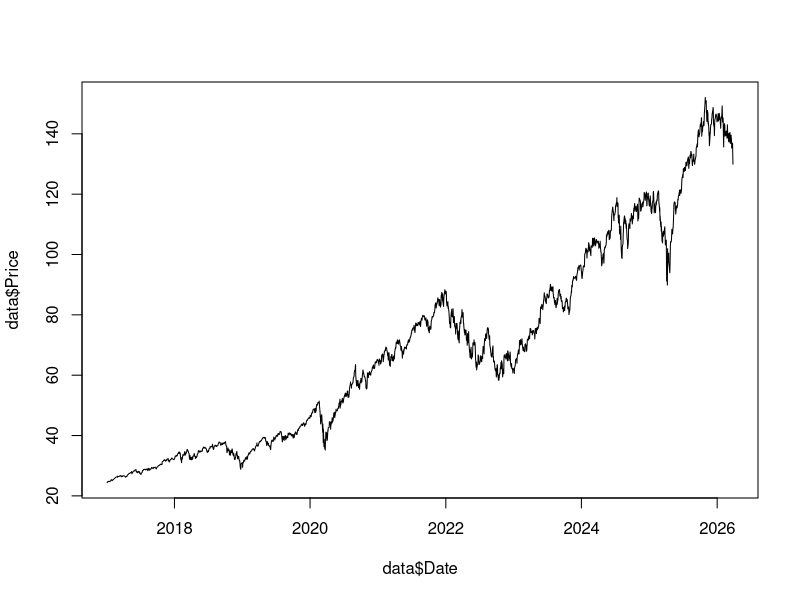
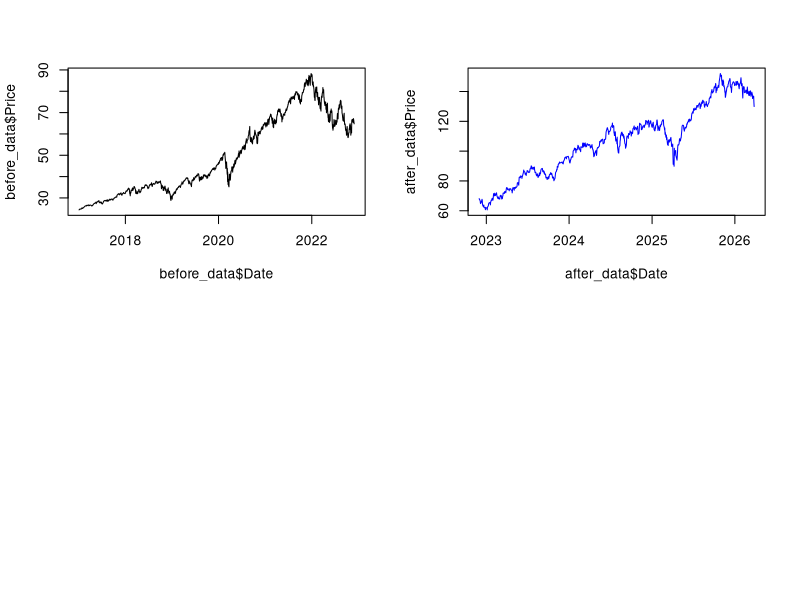

Reproduce these figures in R, in order. (Note: this script raises an error after producing the figures.)
## ---- chunk 1
#packages
library("tidyverse")
library("ggplot2")
library("dplyr")
## ---- chunk 2
#load data
data <- read.csv("XLK ETF Stock Price History.csv")
## ---- chunk 3
# change date 
data$Date <- as.Date(data$Date, format = "%m/%d/%Y") 
data <- data |>
  filter(trimws(Vol.) != "")
## ---- chunk 4
#split into two time frames
cutoff <- as.Date("2022-11-30")
before_data <- data[data$Date < cutoff, ]
after_data  <- data[data$Date >= cutoff, ]
## ---- chunk 5
plot(data$Date, data$Price, type = "l")
## ---- chunk 6
par(mfrow = c(2,2))
plot(before_data$Date, before_data$Price, type = "l")
plot(after_data$Date, after_data$Price, type = "l", col = "blue")
## ---- chunk 7
#detrend
model_data <- data(x= Date, y= Price)
fit <- lm(x~y, data = data)
summary(fit)$coefficients
